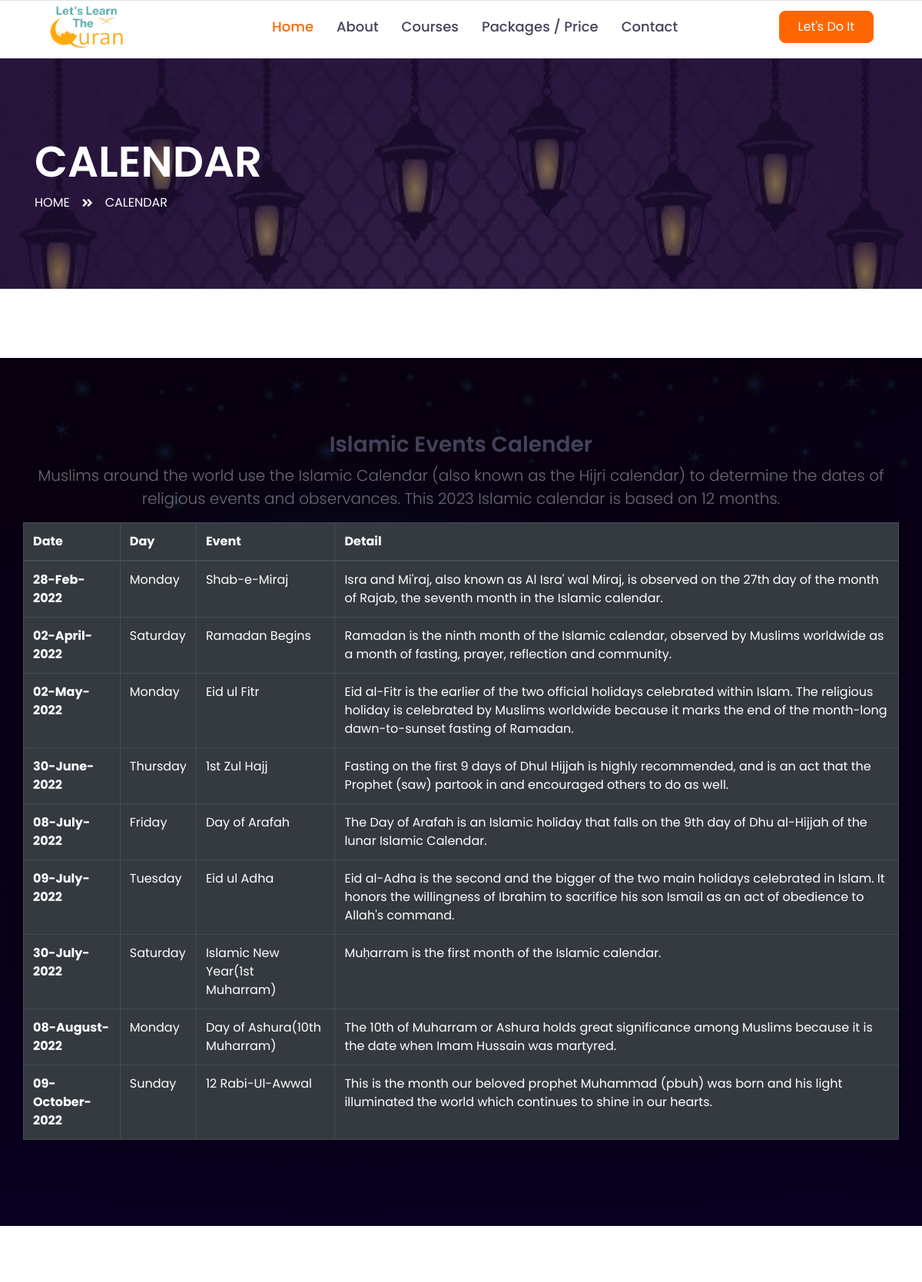
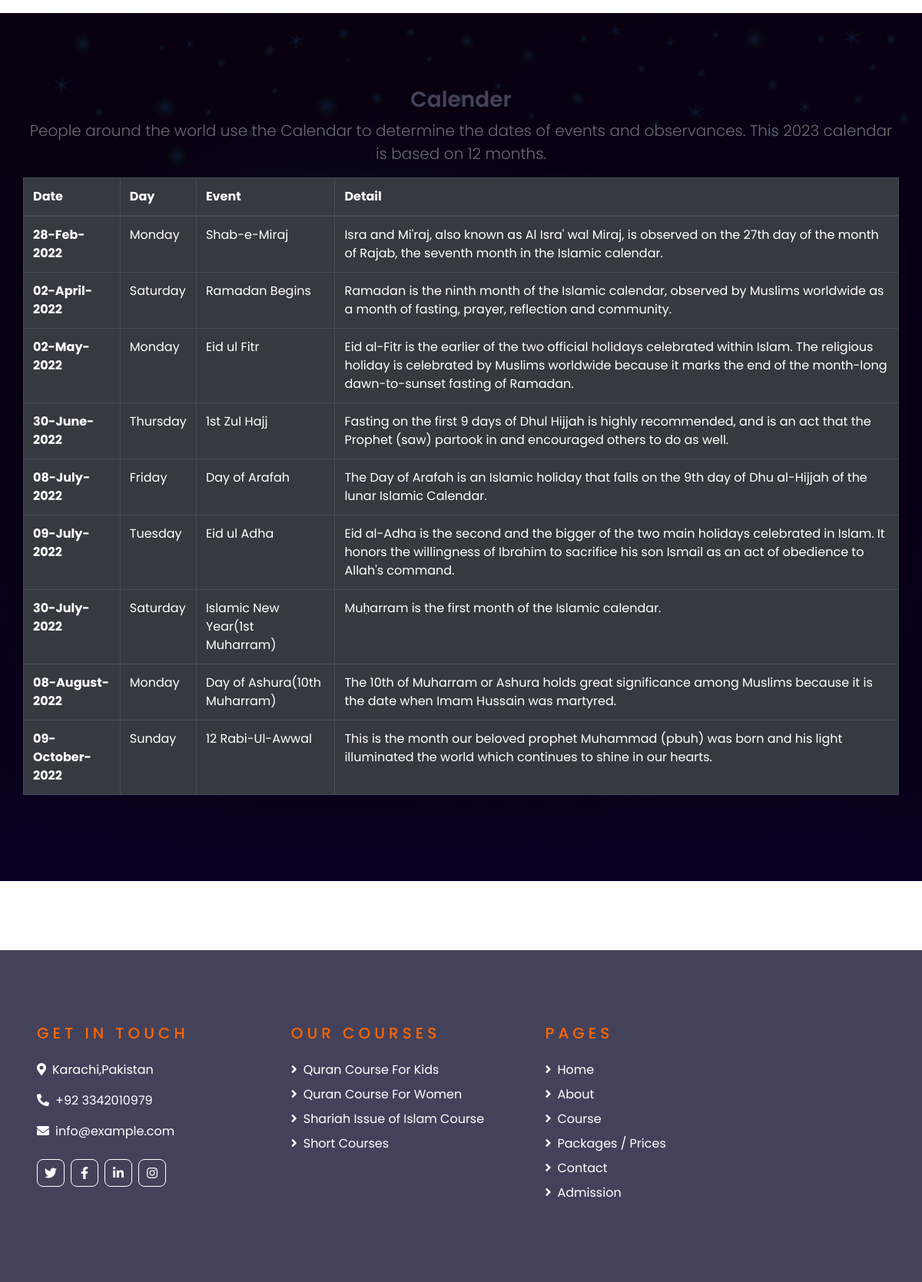
Screenshot of /calender.php with the database file from the repository (2 pictures, top to bottom).
### tables this page shows
CREATE TABLE `calender` (
  `Id` int(11) NOT NULL,
  `Date` varchar(225) NOT NULL,
  `Day` varchar(225) NOT NULL,
  `Name` varchar(225) NOT NULL,
  `Details` varchar(225) NOT NULL
);

### calender.php (the view, shortened to what this page needs)
<?php
 $conn = mysqli_connect("localhost","root","","quran-academy");
?>
<!DOCTYPE html>
<html lang="en">
 <head>
     <link href="https://cdnjs.cloudflare.com/ajax/libs/font-awesome/5.10.0/css/all.min.css" rel="stylesheet">
     <link href="lib/owlcarousel/assets/owl.carousel.min.css" rel="stylesheet">
     <link href="css/style.css" rel="stylesheet">
 </head>
 <body>
      <?php
	     include_once("nav.php");
	 ?>
     <div class="container-fluid page-header" style="margin-bottom: 90px;">
         <div class="container">
             <div class="d-flex flex-column justify-content-center" style="min-height: 300px">
                 <h3 class="display-4 text-white text-uppercase">Calendar</h3>
                 <div class="d-inline-flex text-white">
                     <p class="m-0 text-uppercase"><a class="text-white" href="">Home</a></p>
                     <i class="fa fa-angle-double-right pt-1 px-3"></i>
                     <p class="m-0 text-uppercase">Calendar</p>
                 </div>
             </div>
         </div>
     </div>
     <div class="container-fluid bg-event py-5" style="margin: 90px 0;">
         <div class="container py-5">
             <div class="row align-items-center">
                 <div class="section-title text-center">
                     <h3>Islamic Events Calender</h3>
                     <p class="lead">
                         Muslims around the world use the Islamic Calendar (also known as the Hijri calendar) to determine the dates of
                         religious events and observances. This 2023 Islamic calendar is based on 12 months.
                     </p>
                 </div>
                 <table class="table table-bordered table-hover table-dark">
                     <thead>
                         <tr>
                             <th scope="col">Date</th>
                             <th scope="col">Day</th>
                             <th scope="col">Event</th>
                             <th scope="col">Detail</th>
                         </tr>
                     </thead>
                     <tbody>
                         <?php
                             $query = "SELECT * FROM `calender`";
                             $result = mysqli_query($conn,$query);
                             if(mysqli_num_rows($result))
                               {
                                 while($row = mysqli_fetch_array($result)){
                         ?>
                         <tr>
                             <th scope="row"><?php echo $row[1];?></th>
                             <td><?php echo $row[2];?></td>
                             <td><?php echo $row[3];?></td>
                             <td><?php echo $row[4];?></td>
                         </tr>
                         <?php
                             }
                             }
                         ?>
                     </tbody>
                 </table>
             </div>
         </div>
     </div>
     <div class="container-fluid bg-event py-5" style="margin: 90px 0;">
         <div class="container py-5">
             <div class="row align-items-center">
                 <div class="section-title text-center">
                     <h3>Calender</h3>
                     <p class="lead">
                         People around the world use the Calendar to determine the dates of
                         events and observances. This 2023 calendar is based on 12 months.
                     </p>
                 </div>
                 <table class="table table-bordered table-hover table-dark">
                     <thead>
                         <tr>
                             <th scope="col">Date</th>
                             <th scope="col">Day</th>
                             <th scope="col">Event</th>
                             <th scope="col">Detail</th>
                         </tr>
                     </thead>
                     <tbody>
                         <?php
                             $query = "SELECT * FROM `calender`";
                             $result = mysqli_query($conn,$query);
                             if(mysqli_num_rows($result))
                               {
                                 while($row = mysqli_fetch_array($result)){
                         ?>
                         <tr>
                             <th scope="row"><?php echo $row[1];?></th>
                             <td><?php echo $row[2];?></td>
                             <td><?php echo $row[3];?></td>
                             <td><?php echo $row[4];?></td>
                         </tr>
                         <?php
                             }
                             }
                         ?>
                     </tbody>
                 </table>
             </div>
         </div>
     </div>
      <?php
	     include_once("footer.php");
	 ?>
 </body>
</html>

### nav.php (shortened to what this page needs)
<div class="container-fluid">
 <div class="row border-top px-xl-5">
     <div class="col-lg-3 d-none d-lg-block">
         <a class="navbar-brand" href="index.php">
             <img src="img/logos.png" alt="" width="100px"/>
         </a>
     </div>
     <div class="col-lg-9">
         <nav class="navbar navbar-expand-lg bg-light navbar-light py-3 py-lg-0 px-0">
             <div class="collapse navbar-collapse justify-content-between" id="navbarCollapse">
                 <div class="navbar-nav py-0">
                     <a href="index.php" class="nav-item nav-link active">Home</a>
                     <a href="about.php" class="nav-item nav-link">About</a>
                     <a href="course.php" class="nav-item nav-link">Courses</a>
                     <a href="price.php" class="nav-item nav-link">Packages / Price</a>
                     <a href="contact.php" class="nav-item nav-link">Contact</a>
                 </div>
                 <a class="btn btn-primary py-2 px-4 ml-auto d-none d-lg-block" href="admi.php">Let's Do It</a>
             </div>
         </nav>
     </div>
 </div>
</div>

### footer.php
<div class="container-fluid bg-dark text-white py-5 px-sm-3 px-lg-5" style="margin-top: 90px;">
 <div class="row pt-5">
     <div class="col-lg-7 col-md-12">
         <div class="row">
             <div class="col-md-6 mb-5">
                 <h5 class="text-primary text-uppercase mb-4" style="letter-spacing: 5px;">Get In Touch</h5>
                 <p><i class="fa fa-map-marker-alt mr-2"></i>Karachi,Pakistan</p>
                 <p><i class="fa fa-phone-alt mr-2"></i>+92 3342010979</p>
                 <p><i class="fa fa-envelope mr-2"></i>info@example.com</p>
                 <div class="d-flex justify-content-start mt-4">
                     <a class="btn btn-outline-light btn-square mr-2" href="#"><i class="fab fa-twitter"></i></a>
                     <a class="btn btn-outline-light btn-square mr-2" href="#"><i class="fab fa-facebook-f"></i></a>
                     <a class="btn btn-outline-light btn-square mr-2" href="#"><i class="fab fa-linkedin-in"></i></a>
                     <a class="btn btn-outline-light btn-square" href="#"><i class="fab fa-instagram"></i></a>
                 </div>
             </div>
             <div class="col-md-6 mb-5">
                 <h5 class="text-primary text-uppercase mb-4" style="letter-spacing: 5px;">Our Courses</h5>
                 <div class="d-flex flex-column justify-content-start">
                     <a class="text-white mb-2" href="#"><i class="fa fa-angle-right mr-2"></i>Quran Course For Kids</a>
                     <a class="text-white mb-2" href="#"><i class="fa fa-angle-right mr-2"></i>Quran Course For Women</a>
                     <a class="text-white mb-2" href="#"><i class="fa fa-angle-right mr-2"></i>Shariah Issue of Islam Course</a>
                     <a class="text-white mb-2" href="#"><i class="fa fa-angle-right mr-2"></i>Short Courses</a>
                 </div>
             </div>
         </div>
     </div>
     <div class="col-lg-5 col-md-12 mb-5">
         <h5 class="text-primary text-uppercase mb-4" style="letter-spacing: 5px;">Pages</h5>
         <div class="d-flex flex-column justify-content-start">
             <a class="text-white mb-2" href="index.php"><i class="fa fa-angle-right mr-2"></i>Home</a>
             <a class="text-white mb-2" href="about.php"><i class="fa fa-angle-right mr-2"></i>About</a>
             <a class="text-white mb-2" href="course.php"><i class="fa fa-angle-right mr-2"></i>Course</a>
             <a class="text-white mb-2" href="price.php"><i class="fa fa-angle-right mr-2"></i>Packages / Prices</a>
             <a class="text-white mb-2" href="contact.php"><i class="fa fa-angle-right mr-2"></i>Contact</a>
             <a class="text-white mb-2" href="admi.php"><i class="fa fa-angle-right mr-2"></i>Admission</a>
         </div>
     </div>
 </div>
</div>

### rows the page displays
calender: Date "28-Feb-2022", Day "Monday", Name "Shab-e-Miraj", Details "Isra and Mi'raj, also known as Al Isra' wal Miraj, is observed on the 27th day of the month of Rajab, the seventh month in the Islamic calendar."
calender: Date "02-April-2022", Day "Saturday", Name "Ramadan Begins", Details "Ramadan is the ninth month of the Islamic calendar, observed by Muslims worldwide as a month of fasting, prayer, reflection and community."
calender: Date "02-May-2022", Day "Monday", Name "Eid ul Fitr", Details "Eid al-Fitr is the earlier of the two official holidays celebrated within Islam. The religious holiday is celebrated by Muslims worldwide because it marks the end of the month-long dawn-to-sunset fasting of Ramadan."
calender: Date "30-June-2022", Day "Thursday", Name "1st Zul Hajj", Details "Fasting on the first 9 days of Dhul Hijjah is highly recommended, and is an act that the Prophet (saw) partook in and encouraged others to do as well."
calender: Date "08-July-2022", Day "Friday", Name "Day of Arafah", Details "The Day of Arafah is an Islamic holiday that falls on the 9th day of Dhu al-Hijjah of the lunar Islamic Calendar."
calender: Date "09-July-2022", Day "Tuesday", Name "Eid ul Adha", Details "Eid al-Adha is the second and the bigger of the two main holidays celebrated in Islam. It honors the willingness of Ibrahim to sacrifice his son Ismail as an act of obedience to Allah's command."
calender: Date "30-July-2022", Day "Saturday", Name "Islamic New Year(1st Muharram)", Details "Muḥarram is the first month of the Islamic calendar."
calender: Date "08-August-2022", Day "Monday", Name "Day of Ashura(10th Muharram)", Details "The 10th of Muharram or Ashura holds great significance among Muslims because it is the date when Imam Hussain was martyred."
calender: Date "09-October-2022", Day "Sunday", Name "12 Rabi-Ul-Awwal", Details "This is the month our beloved prophet Muhammad (pbuh) was born and his light illuminated the world which continues to shine in our hearts."
